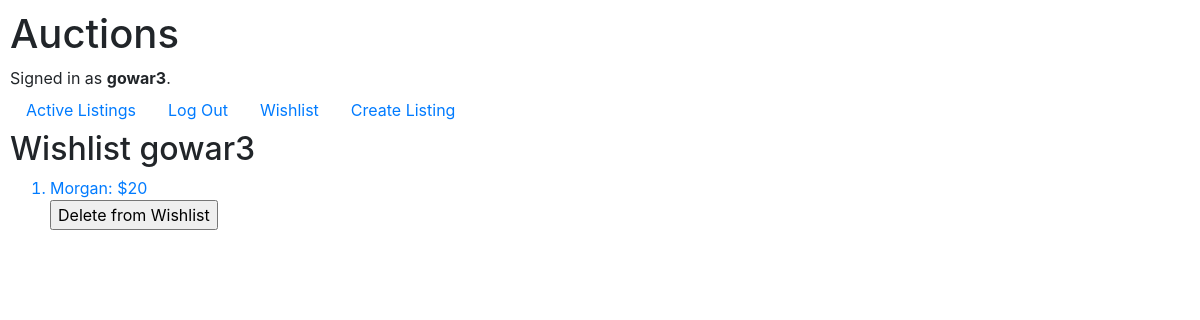
The app's page /auctions/gowar3/wishlist (signed in) with its own data.
### auctions/models.py (models this page shows, shortened)
class User(AbstractUser):
    pass

class Listing(models.Model):
    creator = models.CharField(max_length=64)
    title = models.CharField(max_length=64)
    description = models.CharField(max_length=64)
    price = models.IntegerField()
    winner = models.CharField(max_length=64, default="None")
    status = models.CharField(max_length=64, default="active")
    users = models.ManyToManyField(User, blank=True, related_name= "wishlist")

### auctions/views.py (the view)
# urls.py: path("<str:user>/wishlist", views.wishlist, name="wishlist"),
def wishlist(request, user):
    wisher = User.objects.get(username = user)
    if request.method == "POST" and "listing_title" in request.POST:
        listing_title = request.POST["listing_title"]
        wish = Listing.objects.get(pk = listing_title)
        wish.users.add(wisher)
    if "delete" in request.POST:
        listing_delete = request.POST["delete"]
        title_delete = Listing.objects.get(pk=listing_delete)
        title_delete.users.remove(wisher)
    return render(request, "auctions/wishlist.html", {
        "wishlist": wisher.wishlist.all()
    })

### auctions/templates/auctions/wishlist.html (shortened to what this page needs)
{% extends 'auctions/layout.html' %}
{% block body %}
    <h2>Wishlist {{ user.username }}</h2>
    <ol>
    {% for wish in wishlist %}
        <a href="{% url 'listing' wish.id %}"><li>{{ wish.title }}: ${{ wish.price }}</li></a>
        <form action="{% url 'wishlist' user.username %}" method="post">
            <input type="submit" value="Delete from Wishlist">
        </form>
    {% endfor %}
    </ol>
{% endblock %}

### auctions/templates/auctions/layout.html (shortened to what this page needs)
{% load static %}
<!DOCTYPE html>
<html lang="en">
    <head>
        <link rel="stylesheet" href="https://stackpath.bootstrapcdn.com/bootstrap/4.4.1/css/bootstrap.min.css">
        <link href="{% static 'auctions/styles.css' %}" rel="stylesheet">
    </head>
    <body>
        <h1>Auctions</h1>
        <div>
            {% if user.is_authenticated %}
                Signed in as <strong>{{ user.username }}</strong>.
            {% else %}
                Not signed in.
            {% endif %}
        </div>
        <ul class="nav">
            <li class="nav-item">
                <a class="nav-link" href="{% url 'index' %}">Active Listings</a>
            </li>
            {% if user.is_authenticated %}
                <li class="nav-item">
                    <a class="nav-link" href="{% url 'logout' %}">Log Out</a>
                </li>
                <li class="nav-item">
                    <a class="nav-link" href="{% url 'wishlist' user.username%}">Wishlist</a>
                </li>
                <li class="nav-item">
                    <a class="nav-link" href="{% url 'new'%}">Create Listing</a>
                </li>
            {% endif %}
        </ul>
        {% block body %}
        {% endblock %}
    </body>
</html>

### auctions/static/auctions/styles.css (style rules this page uses)
body { padding: 10px; }

### records on screen
User: username "gowar3"
Listing: title "Morgan", price "20"
